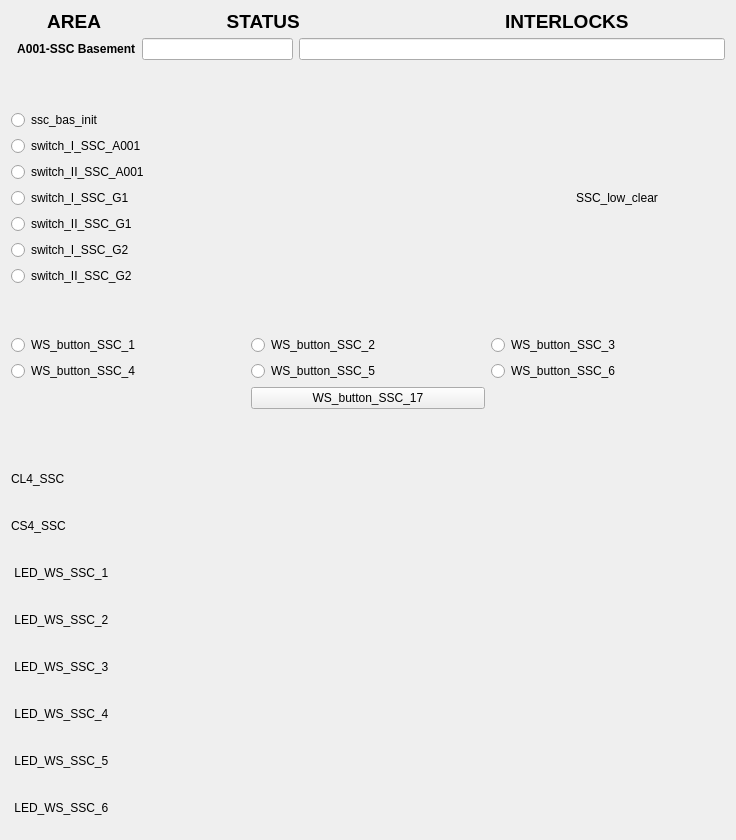
<?xml version="1.0" encoding="UTF-8"?>
<ui version="4.0">
 <class>Form</class>
 <widget class="QWidget" name="Form">
  <property name="geometry">
   <rect>
    <x>0</x>
    <y>0</y>
    <width>736</width>
    <height>840</height>
   </rect>
  </property>
  <property name="windowTitle">
   <string>Form</string>
  </property>
  <layout class="QVBoxLayout" name="verticalLayout_3">
   <item>
    <layout class="QVBoxLayout" name="verticalLayout">
     <item>
      <widget class="QLabel" name="label_4">
       <property name="maximumSize">
        <size>
         <width>16777215</width>
         <height>21</height>
        </size>
       </property>
       <property name="font">
        <font>
         <pointsize>14</pointsize>
         <weight>75</weight>
         <bold>true</bold>
        </font>
       </property>
       <property name="text">
        <string>       AREA                        STATUS                                       INTERLOCKS </string>
       </property>
      </widget>
     </item>
     <item>
      <layout class="QFormLayout" name="formLayout_2">
       <property name="fieldGrowthPolicy">
        <enum>QFormLayout::AllNonFixedFieldsGrow</enum>
       </property>
       <item row="0" column="0">
        <widget class="QLabel" name="label">
         <property name="font">
          <font>
           <weight>75</weight>
           <bold>true</bold>
          </font>
         </property>
         <property name="text">
          <string>  A001-SSC Basement</string>
         </property>
        </widget>
       </item>
       <item row="0" column="1">
        <layout class="QHBoxLayout" name="horizontalLayout_3">
         <item>
          <widget class="QELineEdit" name="qelineedit_6">
           <property name="maximumSize">
            <size>
             <width>151</width>
             <height>16777215</height>
            </size>
           </property>
           <property name="alignment">
            <set>Qt::AlignCenter</set>
           </property>
           <property name="variable" stdset="0">
            <string>VCS:SSCL-CLR-STATS</string>
           </property>
          </widget>
         </item>
         <item>
          <widget class="QELineEdit" name="qelineedit_7">
           <property name="alignment">
            <set>Qt::AlignCenter</set>
           </property>
           <property name="variable" stdset="0">
            <string>VCS:SSCL-INTLCK-STATS</string>
           </property>
          </widget>
         </item>
        </layout>
       </item>
      </layout>
     </item>
    </layout>
   </item>
   <item>
    <spacer name="verticalSpacer_3">
     <property name="orientation">
      <enum>Qt::Vertical</enum>
     </property>
     <property name="sizeHint" stdset="0">
      <size>
       <width>20</width>
       <height>40</height>
      </size>
     </property>
    </spacer>
   </item>
   <item>
    <layout class="QHBoxLayout" name="horizontalLayout_9">
     <item>
      <layout class="QVBoxLayout" name="verticalLayout_2">
       <item>
        <widget class="QERadioButton" name="qeradiobutton_9">
         <property name="text">
          <string>ssc_bas_init</string>
         </property>
         <property name="autoExclusive">
          <bool>false</bool>
         </property>
         <property name="variable" stdset="0">
          <string>VCS:SSCL-INIT</string>
         </property>
         <property name="format" stdset="0">
          <enum>QERadioButton::LocalEnumeration</enum>
         </property>
         <property name="pressText">
          <string>0</string>
         </property>
         <property name="releaseText">
          <string>1</string>
         </property>
        </widget>
       </item>
       <item>
        <widget class="QERadioButton" name="qeradiobutton">
         <property name="text">
          <string>switch_I_SSC_A001</string>
         </property>
         <property name="autoExclusive">
          <bool>false</bool>
         </property>
         <property name="variable" stdset="0">
          <string>VCS:SW-I-SSC-A001</string>
         </property>
         <property name="format" stdset="0">
          <enum>QERadioButton::LocalEnumeration</enum>
         </property>
         <property name="pressText">
          <string>0</string>
         </property>
         <property name="releaseText">
          <string>1</string>
         </property>
        </widget>
       </item>
       <item>
        <widget class="QERadioButton" name="qeradiobutton_3">
         <property name="text">
          <string>switch_II_SSC_A001</string>
         </property>
         <property name="autoExclusive">
          <bool>false</bool>
         </property>
         <property name="variable" stdset="0">
          <string>VCS:SW-II-SSC-A001</string>
         </property>
         <property name="format" stdset="0">
          <enum>QERadioButton::Integer</enum>
         </property>
         <property name="pressText">
          <string>0</string>
         </property>
         <property name="releaseText">
          <string>1</string>
         </property>
        </widget>
       </item>
       <item>
        <widget class="QERadioButton" name="qeradiobutton_2">
         <property name="text">
          <string>switch_I_SSC_G1</string>
         </property>
         <property name="autoExclusive">
          <bool>false</bool>
         </property>
         <property name="variable" stdset="0">
          <string>VCS:SW-I-SSC-G1</string>
         </property>
         <property name="format" stdset="0">
          <enum>QERadioButton::Integer</enum>
         </property>
         <property name="pressText">
          <string>0</string>
         </property>
         <property name="releaseText">
          <string>1</string>
         </property>
        </widget>
       </item>
       <item>
        <widget class="QERadioButton" name="qeradiobutton_4">
         <property name="text">
          <string>switch_II_SSC_G1</string>
         </property>
         <property name="autoExclusive">
          <bool>false</bool>
         </property>
         <property name="variable" stdset="0">
          <string>VCS:SW-II-SSC-G1</string>
         </property>
         <property name="format" stdset="0">
          <enum>QERadioButton::Integer</enum>
         </property>
         <property name="pressText">
          <string>0</string>
         </property>
         <property name="releaseText">
          <string>1</string>
         </property>
        </widget>
       </item>
       <item>
        <widget class="QERadioButton" name="qeradiobutton_5">
         <property name="text">
          <string>switch_I_SSC_G2</string>
         </property>
         <property name="autoExclusive">
          <bool>false</bool>
         </property>
         <property name="variable" stdset="0">
          <string>VCS:SW-I-SSC-G2</string>
         </property>
         <property name="format" stdset="0">
          <enum>QERadioButton::Integer</enum>
         </property>
         <property name="pressText">
          <string>0</string>
         </property>
         <property name="releaseText">
          <string>1</string>
         </property>
        </widget>
       </item>
       <item>
        <widget class="QERadioButton" name="qeradiobutton_6">
         <property name="text">
          <string>switch_II_SSC_G2</string>
         </property>
         <property name="autoExclusive">
          <bool>false</bool>
         </property>
         <property name="variable" stdset="0">
          <string>VCS:SW-II-SSC-G2</string>
         </property>
         <property name="format" stdset="0">
          <enum>QERadioButton::Integer</enum>
         </property>
         <property name="pressText">
          <string>0</string>
         </property>
         <property name="releaseText">
          <string>1</string>
         </property>
        </widget>
       </item>
      </layout>
     </item>
     <item>
      <spacer name="horizontalSpacer">
       <property name="orientation">
        <enum>Qt::Horizontal</enum>
       </property>
       <property name="sizeHint" stdset="0">
        <size>
         <width>40</width>
         <height>20</height>
        </size>
       </property>
      </spacer>
     </item>
     <item>
      <layout class="QHBoxLayout" name="horizontalLayout_8">
       <item>
        <widget class="QLabel" name="label_9">
         <property name="maximumSize">
          <size>
           <width>16777215</width>
           <height>20</height>
          </size>
         </property>
         <property name="text">
          <string>SSC_low_clear</string>
         </property>
        </widget>
       </item>
       <item>
        <widget class="QEBitStatus" name="qebitstatus_3">
         <property name="minimumSize">
          <size>
           <width>61</width>
           <height>41</height>
          </size>
         </property>
         <property name="maximumSize">
          <size>
           <width>61</width>
           <height>41</height>
          </size>
         </property>
         <property name="numberOfBits">
          <number>1</number>
         </property>
         <property name="shape">
          <enum>QBitStatus::Circle</enum>
         </property>
         <property name="offColour">
          <color>
           <red>0</red>
           <green>77</green>
           <blue>0</blue>
          </color>
         </property>
         <property name="variable" stdset="0">
          <string>VCS:SSCL-CLR</string>
         </property>
        </widget>
       </item>
      </layout>
     </item>
    </layout>
   </item>
   <item>
    <spacer name="verticalSpacer">
     <property name="orientation">
      <enum>Qt::Vertical</enum>
     </property>
     <property name="sizeHint" stdset="0">
      <size>
       <width>20</width>
       <height>40</height>
      </size>
     </property>
    </spacer>
   </item>
   <item>
    <layout class="QGridLayout" name="gridLayout_2">
     <item row="3" column="1">
      <widget class="QEPushButton" name="qepushbutton_12">
       <property name="text">
        <string>WS_button_SSC_17</string>
       </property>
       <property name="variable" stdset="0">
        <string>VCS:WS-BUT-SSC-17</string>
       </property>
       <property name="writeOnPress">
        <bool>true</bool>
       </property>
       <property name="writeOnRelease">
        <bool>true</bool>
       </property>
       <property name="writeOnClick">
        <bool>false</bool>
       </property>
       <property name="pressText">
        <string>0</string>
       </property>
       <property name="releaseText">
        <string>1</string>
       </property>
      </widget>
     </item>
     <item row="2" column="1">
      <widget class="QERadioButton" name="qeradiobutton_10">
       <property name="text">
        <string>WS_button_SSC_5</string>
       </property>
       <property name="autoExclusive">
        <bool>false</bool>
       </property>
       <property name="variable" stdset="0">
        <string>VCS:WS-BUT-SSC-5</string>
       </property>
       <property name="format" stdset="0">
        <enum>QERadioButton::LocalEnumeration</enum>
       </property>
       <property name="pressText">
        <string>0</string>
       </property>
       <property name="releaseText">
        <string>1</string>
       </property>
      </widget>
     </item>
     <item row="0" column="1">
      <widget class="QERadioButton" name="qeradiobutton_11">
       <property name="text">
        <string>WS_button_SSC_2</string>
       </property>
       <property name="autoExclusive">
        <bool>false</bool>
       </property>
       <property name="variable" stdset="0">
        <string>VCS:WS-BUT-SSC-2</string>
       </property>
       <property name="format" stdset="0">
        <enum>QERadioButton::LocalEnumeration</enum>
       </property>
       <property name="pressText">
        <string>0</string>
       </property>
       <property name="releaseText">
        <string>1</string>
       </property>
      </widget>
     </item>
     <item row="0" column="0">
      <widget class="QERadioButton" name="qeradiobutton_7">
       <property name="text">
        <string>WS_button_SSC_1</string>
       </property>
       <property name="autoExclusive">
        <bool>false</bool>
       </property>
       <property name="variable" stdset="0">
        <string>VCS:WS-BUT-SSC-1</string>
       </property>
       <property name="format" stdset="0">
        <enum>QERadioButton::LocalEnumeration</enum>
       </property>
       <property name="pressText">
        <string>0</string>
       </property>
       <property name="releaseText">
        <string>1</string>
       </property>
      </widget>
     </item>
     <item row="0" column="2">
      <widget class="QERadioButton" name="qeradiobutton_12">
       <property name="text">
        <string>WS_button_SSC_3</string>
       </property>
       <property name="autoExclusive">
        <bool>false</bool>
       </property>
       <property name="variable" stdset="0">
        <string>VCS:WS-BUT-SSC-3</string>
       </property>
       <property name="format" stdset="0">
        <enum>QERadioButton::LocalEnumeration</enum>
       </property>
       <property name="pressText">
        <string>0</string>
       </property>
       <property name="releaseText">
        <string>1</string>
       </property>
      </widget>
     </item>
     <item row="2" column="0">
      <widget class="QERadioButton" name="qeradiobutton_8">
       <property name="text">
        <string>WS_button_SSC_4</string>
       </property>
       <property name="autoExclusive">
        <bool>false</bool>
       </property>
       <property name="variable" stdset="0">
        <string>VCS:WS-BUT-SSC-4</string>
       </property>
       <property name="format" stdset="0">
        <enum>QERadioButton::LocalEnumeration</enum>
       </property>
       <property name="pressText">
        <string>0</string>
       </property>
       <property name="releaseText">
        <string>1</string>
       </property>
      </widget>
     </item>
     <item row="2" column="2">
      <widget class="QERadioButton" name="qeradiobutton_13">
       <property name="text">
        <string>WS_button_SSC_6</string>
       </property>
       <property name="autoExclusive">
        <bool>false</bool>
       </property>
       <property name="variable" stdset="0">
        <string>VCS:WS-BUT-SSC-6</string>
       </property>
       <property name="format" stdset="0">
        <enum>QERadioButton::LocalEnumeration</enum>
       </property>
       <property name="pressText">
        <string>0</string>
       </property>
       <property name="releaseText">
        <string>1</string>
       </property>
      </widget>
     </item>
    </layout>
   </item>
   <item>
    <spacer name="verticalSpacer_2">
     <property name="orientation">
      <enum>Qt::Vertical</enum>
     </property>
     <property name="sizeHint" stdset="0">
      <size>
       <width>20</width>
       <height>40</height>
      </size>
     </property>
    </spacer>
   </item>
   <item>
    <layout class="QHBoxLayout" name="horizontalLayout_4">
     <item>
      <widget class="QLabel" name="label_5">
       <property name="maximumSize">
        <size>
         <width>16777215</width>
         <height>20</height>
        </size>
       </property>
       <property name="text">
        <string>CL4_SSC</string>
       </property>
      </widget>
     </item>
     <item>
      <widget class="QEBitStatus" name="qebitstatus">
       <property name="minimumSize">
        <size>
         <width>61</width>
         <height>41</height>
        </size>
       </property>
       <property name="maximumSize">
        <size>
         <width>61</width>
         <height>41</height>
        </size>
       </property>
       <property name="numberOfBits">
        <number>1</number>
       </property>
       <property name="shape">
        <enum>QBitStatus::Circle</enum>
       </property>
       <property name="offColour">
        <color>
         <red>0</red>
         <green>66</green>
         <blue>0</blue>
        </color>
       </property>
       <property name="variable" stdset="0">
        <string>VCS:CL4-SSC</string>
       </property>
       <property name="displayAlarmStateOption" stdset="0">
        <enum>QEBitStatus::Never</enum>
       </property>
      </widget>
     </item>
    </layout>
   </item>
   <item>
    <layout class="QHBoxLayout" name="horizontalLayout_5">
     <item>
      <widget class="QLabel" name="label_6">
       <property name="maximumSize">
        <size>
         <width>16777215</width>
         <height>20</height>
        </size>
       </property>
       <property name="text">
        <string>CS4_SSC</string>
       </property>
      </widget>
     </item>
     <item>
      <widget class="QEBitStatus" name="qebitstatus_2">
       <property name="minimumSize">
        <size>
         <width>61</width>
         <height>41</height>
        </size>
       </property>
       <property name="maximumSize">
        <size>
         <width>61</width>
         <height>41</height>
        </size>
       </property>
       <property name="numberOfBits">
        <number>1</number>
       </property>
       <property name="shape">
        <enum>QBitStatus::Circle</enum>
       </property>
       <property name="offColour">
        <color>
         <red>0</red>
         <green>71</green>
         <blue>0</blue>
        </color>
       </property>
       <property name="variable" stdset="0">
        <string>VCS:CS4-SSC</string>
       </property>
      </widget>
     </item>
    </layout>
   </item>
   <item>
    <layout class="QHBoxLayout" name="horizontalLayout_6">
     <item>
      <widget class="QLabel" name="label_7">
       <property name="maximumSize">
        <size>
         <width>16777215</width>
         <height>20</height>
        </size>
       </property>
       <property name="text">
        <string> LED_WS_SSC_1</string>
       </property>
      </widget>
     </item>
     <item>
      <widget class="QEBitStatus" name="qebitstatus_4">
       <property name="minimumSize">
        <size>
         <width>61</width>
         <height>41</height>
        </size>
       </property>
       <property name="maximumSize">
        <size>
         <width>61</width>
         <height>41</height>
        </size>
       </property>
       <property name="numberOfBits">
        <number>1</number>
       </property>
       <property name="shape">
        <enum>QBitStatus::Circle</enum>
       </property>
       <property name="offColour">
        <color>
         <red>0</red>
         <green>70</green>
         <blue>0</blue>
        </color>
       </property>
       <property name="variable" stdset="0">
        <string>VCS:LED-WS-SSC-1</string>
       </property>
       <property name="variableSubstitutions" stdset="0">
        <string/>
       </property>
      </widget>
     </item>
    </layout>
   </item>
   <item>
    <layout class="QHBoxLayout" name="horizontalLayout_12">
     <item>
      <widget class="QLabel" name="label_11">
       <property name="maximumSize">
        <size>
         <width>16777215</width>
         <height>20</height>
        </size>
       </property>
       <property name="text">
        <string> LED_WS_SSC_2</string>
       </property>
      </widget>
     </item>
     <item>
      <widget class="QEBitStatus" name="qebitstatus_7">
       <property name="minimumSize">
        <size>
         <width>61</width>
         <height>41</height>
        </size>
       </property>
       <property name="maximumSize">
        <size>
         <width>61</width>
         <height>41</height>
        </size>
       </property>
       <property name="numberOfBits">
        <number>1</number>
       </property>
       <property name="shape">
        <enum>QBitStatus::Circle</enum>
       </property>
       <property name="offColour">
        <color>
         <red>0</red>
         <green>76</green>
         <blue>0</blue>
        </color>
       </property>
       <property name="variable" stdset="0">
        <string>VCS:LED-WS-SSC-2</string>
       </property>
      </widget>
     </item>
    </layout>
   </item>
   <item>
    <layout class="QHBoxLayout" name="horizontalLayout_11">
     <item>
      <widget class="QLabel" name="label_10">
       <property name="maximumSize">
        <size>
         <width>16777215</width>
         <height>20</height>
        </size>
       </property>
       <property name="text">
        <string> LED_WS_SSC_3</string>
       </property>
      </widget>
     </item>
     <item>
      <widget class="QEBitStatus" name="qebitstatus_6">
       <property name="minimumSize">
        <size>
         <width>61</width>
         <height>41</height>
        </size>
       </property>
       <property name="maximumSize">
        <size>
         <width>61</width>
         <height>41</height>
        </size>
       </property>
       <property name="numberOfBits">
        <number>1</number>
       </property>
       <property name="shape">
        <enum>QBitStatus::Circle</enum>
       </property>
       <property name="offColour">
        <color>
         <red>0</red>
         <green>76</green>
         <blue>0</blue>
        </color>
       </property>
       <property name="variable" stdset="0">
        <string>VCS:LED-WS-SSC-3</string>
       </property>
      </widget>
     </item>
    </layout>
   </item>
   <item>
    <layout class="QHBoxLayout" name="horizontalLayout_7">
     <item>
      <widget class="QLabel" name="label_8">
       <property name="maximumSize">
        <size>
         <width>16777215</width>
         <height>20</height>
        </size>
       </property>
       <property name="text">
        <string> LED_WS_SSC_4</string>
       </property>
      </widget>
     </item>
     <item>
      <widget class="QEBitStatus" name="qebitstatus_5">
       <property name="minimumSize">
        <size>
         <width>61</width>
         <height>41</height>
        </size>
       </property>
       <property name="maximumSize">
        <size>
         <width>61</width>
         <height>41</height>
        </size>
       </property>
       <property name="numberOfBits">
        <number>1</number>
       </property>
       <property name="shape">
        <enum>QBitStatus::Circle</enum>
       </property>
       <property name="offColour">
        <color>
         <red>0</red>
         <green>76</green>
         <blue>0</blue>
        </color>
       </property>
       <property name="variable" stdset="0">
        <string>VCS:LED-WS-SSC-4</string>
       </property>
      </widget>
     </item>
    </layout>
   </item>
   <item>
    <layout class="QHBoxLayout" name="horizontalLayout_13">
     <item>
      <widget class="QLabel" name="label_12">
       <property name="maximumSize">
        <size>
         <width>16777215</width>
         <height>20</height>
        </size>
       </property>
       <property name="text">
        <string> LED_WS_SSC_5</string>
       </property>
      </widget>
     </item>
     <item>
      <widget class="QEBitStatus" name="qebitstatus_8">
       <property name="minimumSize">
        <size>
         <width>61</width>
         <height>41</height>
        </size>
       </property>
       <property name="maximumSize">
        <size>
         <width>61</width>
         <height>41</height>
        </size>
       </property>
       <property name="numberOfBits">
        <number>1</number>
       </property>
       <property name="shape">
        <enum>QBitStatus::Circle</enum>
       </property>
       <property name="offColour">
        <color>
         <red>0</red>
         <green>76</green>
         <blue>0</blue>
        </color>
       </property>
       <property name="variable" stdset="0">
        <string>VCS:LED-WS-SSC-5</string>
       </property>
      </widget>
     </item>
    </layout>
   </item>
   <item>
    <layout class="QHBoxLayout" name="horizontalLayout_14">
     <item>
      <widget class="QLabel" name="label_13">
       <property name="maximumSize">
        <size>
         <width>16777215</width>
         <height>20</height>
        </size>
       </property>
       <property name="text">
        <string> LED_WS_SSC_6</string>
       </property>
      </widget>
     </item>
     <item>
      <widget class="QEBitStatus" name="qebitstatus_9">
       <property name="minimumSize">
        <size>
         <width>61</width>
         <height>41</height>
        </size>
       </property>
       <property name="maximumSize">
        <size>
         <width>61</width>
         <height>41</height>
        </size>
       </property>
       <property name="numberOfBits">
        <number>1</number>
       </property>
       <property name="shape">
        <enum>QBitStatus::Circle</enum>
       </property>
       <property name="offColour">
        <color>
         <red>0</red>
         <green>76</green>
         <blue>0</blue>
        </color>
       </property>
       <property name="variable" stdset="0">
        <string>VCS:LED-WS-SSC-6</string>
       </property>
      </widget>
     </item>
    </layout>
   </item>
  </layout>
 </widget>
 <customwidgets>
  <customwidget>
   <class>QEBitStatus</class>
   <extends>QBitStatus</extends>
   <header>QEBitStatus.h</header>
  </customwidget>
  <customwidget>
   <class>QELineEdit</class>
   <extends>QLineEdit</extends>
   <header>QELineEdit.h</header>
  </customwidget>
  <customwidget>
   <class>QEPushButton</class>
   <extends>QPushButton</extends>
   <header>QEPushButton.h</header>
  </customwidget>
  <customwidget>
   <class>QERadioButton</class>
   <extends>QRadioButton</extends>
   <header>QERadioButton.h</header>
  </customwidget>
  <customwidget>
   <class>QBitStatus</class>
   <extends>QWidget</extends>
   <header>QBitStatus.h</header>
  </customwidget>
 </customwidgets>
 <resources/>
 <connections/>
</ui>
